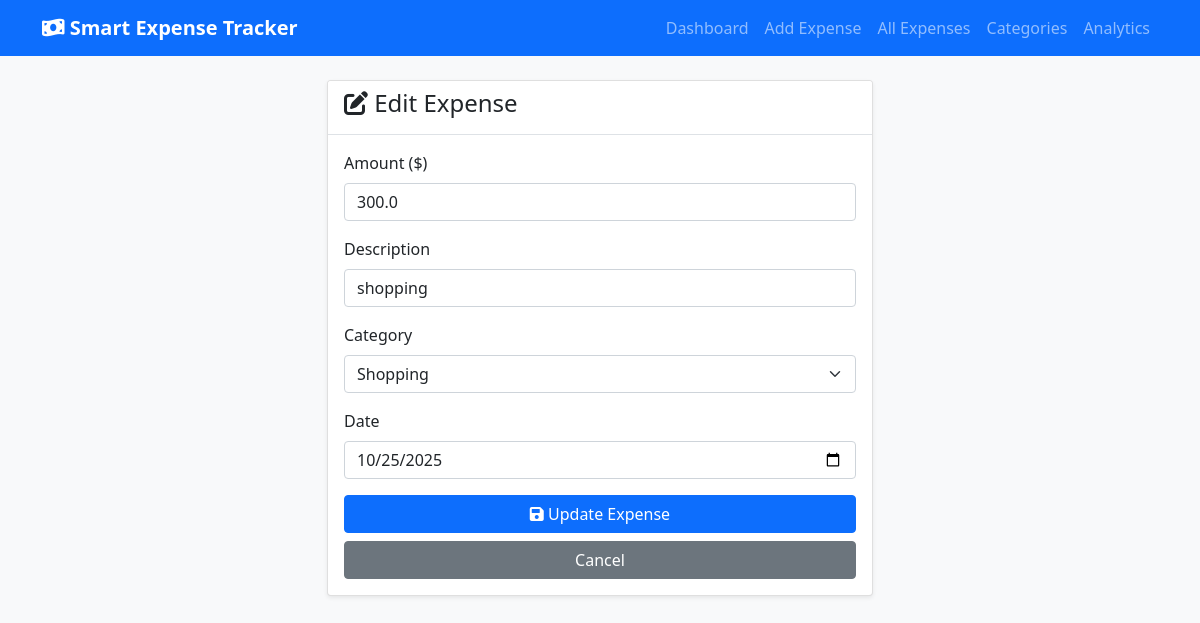
Screenshot of /edit-expense/3 with the database file from the repository.
### tables this page shows
CREATE TABLE expenses (
            id INTEGER PRIMARY KEY AUTOINCREMENT,
            amount REAL NOT NULL,
            description TEXT NOT NULL,
            category TEXT NOT NULL,
            date DATE NOT NULL,
            created_at TIMESTAMP DEFAULT CURRENT_TIMESTAMP
        );

CREATE TABLE categories (
            id INTEGER PRIMARY KEY AUTOINCREMENT,
            name TEXT UNIQUE NOT NULL,
            budget_limit REAL DEFAULT 0,
            color TEXT DEFAULT '#007bff'
        );

### app.py (the view, shortened to what this page needs)
@app.route('/edit-expense/<int:expense_id>', methods=['GET', 'POST'])
def edit_expense(expense_id):
    db = get_db()
    expense = db.execute('SELECT * FROM expenses WHERE id = ?', (expense_id,)).fetchone()
    if not expense:
        flash('Expense not found', 'error')
        return redirect(url_for('expenses'))
    categories = db.execute('SELECT * FROM categories ORDER BY name').fetchall()
    return render_template('edit_expense.html', expense=expense, categories=categories)

### app.py (called while the page is built)
def get_db():
    if 'db' not in g:
        g.db = sqlite3.connect(app.config['DATABASE'])
        g.db.row_factory = sqlite3.Row
    return g.db

### templates/edit_expense.html (shortened to what this page needs)
{% extends "base.html" %}
{% block content %}
<div class="row justify-content-center">
    <div class="col-md-6">
        <div class="card">
            <div class="card-header">
                <h4><i class="fas fa-edit"></i> Edit Expense</h4>
            </div>
            <div class="card-body">
                <form method="POST">
                    <div class="mb-3">
                        <label for="amount" class="form-label">Amount ($)</label>
                        <input type="number" step="0.01" class="form-control" id="amount" name="amount"
                               value="{{ expense['amount'] }}" required>
                    </div>
                    <div class="mb-3">
                        <label for="description" class="form-label">Description</label>
                        <input type="text" class="form-control" id="description" name="description"
                               value="{{ expense['description'] }}" required>
                    </div>
                    <div class="mb-3">
                        <label for="category" class="form-label">Category</label>
                        <select class="form-select" id="category" name="category" required>
                            {% for category in categories %}
                            <option value="{{ category['name'] }}"
                                    {% if expense['category'] == category['name'] %}selected{% endif %}>
                                {{ category['name'] }}
                            </option>
                            {% endfor %}
                        </select>
                    </div>
                    <div class="mb-3">
                        <label for="date" class="form-label">Date</label>
                        <input type="date" class="form-control" id="date" name="date"
                               value="{{ expense['date'] }}">
                    </div>
                    <div class="d-grid gap-2">
                        <button type="submit" class="btn btn-primary">
                            <i class="fas fa-save"></i> Update Expense
                        </button>
                        <a href="{{ url_for('expenses') }}" class="btn btn-secondary">Cancel</a>
                    </div>
                </form>
            </div>
        </div>
    </div>
</div>
{% endblock %}

### static/css/style.css (style rules this page uses)
body { background-color: #f8f9fa; font-family: 'Segoe UI', Tahoma, Geneva, Verdana, sans-serif; }
.card { box-shadow: 0 0.125rem 0.25rem rgba(0, 0, 0, 0.075); border: 1px solid rgba(0, 0, 0, 0.125); margin-bottom: 1rem; }
.card-header { background-color: #fff; border-bottom: 1px solid #dee2e6; font-weight: 600; }

### rows the page displays
expenses: amount "300.0", description "shopping", category "Shopping", date "10/25/2025"
